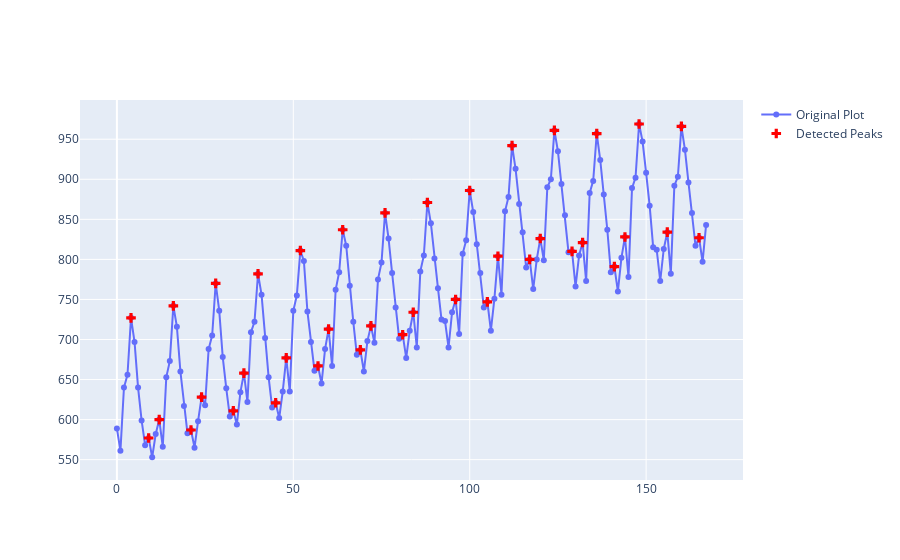

Notebook source saved alongside this figure:
### Markdown cell above
<h4 id=" Peak-Detection"> Peak Detection<a class="anchor-link" href="# Peak-Detection">¶</a></h4><p>We need to find the x-axis indices for the peaks in order to determine where the peaks are located.</p>

### Code cell
import plotly.graph_objects as go
import pandas as pd
from scipy.signal import find_peaks

milk_data = pd.read_csv('https://raw.githubusercontent.com/plotly/datasets/master/monthly-milk-production-pounds.csv')
time_series = milk_data['Monthly milk production (pounds per cow)']

indices = find_peaks(time_series)[0]

fig = go.Figure()
fig.add_trace(go.Scatter(
    y=time_series,
    mode='lines+markers',
    name='Original Plot'
))

fig.add_trace(go.Scatter(
    x=indices,
    y=[time_series[j] for j in indices],
    mode='markers',
    marker=dict(
        size=8,
        color='red',
        symbol='cross'
    ),
    name='Detected Peaks'
))

fig.show()

### Figure 1 — Plotly figure (JSON) as saved in the notebook; plotly's stock layout.template omitted (floating-point values rounded to 4 significant figures; data arrays with more than 128 entries replaced by an {"elided": "..."} marker saying what was removed)
{"data": [{"mode": "lines+markers", "name": "Original Plot", "type": "scatter", "y": {"elided": "168 int values"}}, {"marker": {"color": "red", "size": 8, "symbol": "cross"}, "mode": "markers", "name": "Detected Peaks", "type": "scatter", "x": [4, 9, 12, 16, 21, 24, 28, 33, 36, 40, 45, 48, 52, 57, 60, 64, 69, 72, 76, 81, 84, 88, 96, 100, 105, 108, 112, 117, 120, 124, 129, 132, 136, 141, 144, 148, 156, 160, 165], "y": [727, 577, 600, 742, 587, 628, 770, 611, 658, 782, 621, 677, 811, 667, 713, 837, 687, 717, 858, 706, 734, 871, 750, 886, 747, 804, 942, 800, 826, 961, 810, 821, 957, 791, 828, 969, 834, 966, 827]}], "layout": {}}
